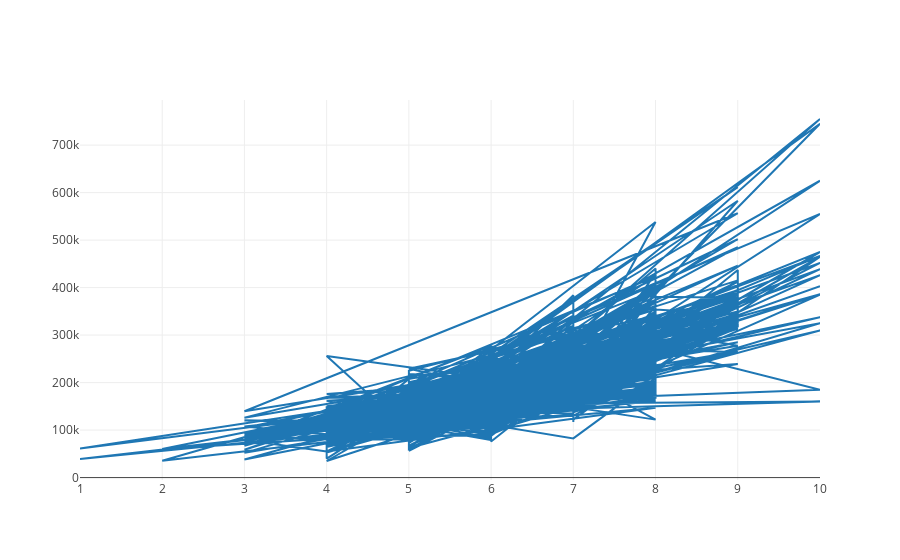

Notebook code for this chart:
### Code cell
x = train['OverallQual']
y = train['SalePrice']
iplot([{'x': x, 'y' : y}])

### Figure 1 — Plotly figure (JSON) as saved in the notebook; plotly's stock layout.template omitted (floating-point values rounded to 4 significant figures; data arrays with more than 128 entries replaced by an {"elided": "..."} marker saying what was removed)
{"data": [{"type": "scatter", "uid": "f2650ec4-3010-4b16-a373-03515afd5e0d", "x": {"elided": "1460 int values"}, "y": {"elided": "1460 int values"}}], "layout": {}}
